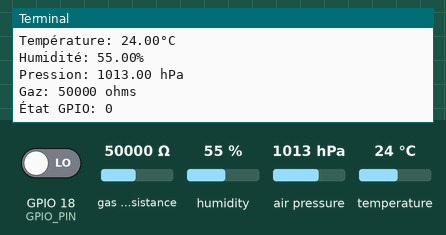
Recording of a program running on a simulated Raspberry Pi (BCM pin numbers). On the bench: the last lines printed to the terminal. The test bench sets the inputs (shaded band); at power-on: gas sensor resistance 50000 Ω, GPIO 18 (GPIO_PIN) LOW, humidity 55 %, air pressure 1013 hPa, temperature 24 °C.

Above: at 1.2 s.
1.3 s: gas sensor resistance set to 6880 Ω
At 2.6 s:
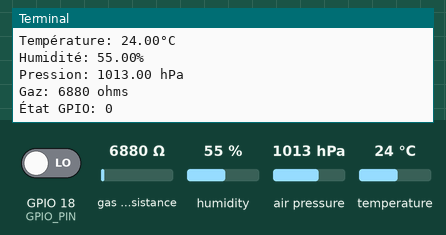
2.8 s: GPIO 18 (GPIO_PIN) driven HIGH
At 3.4 s:
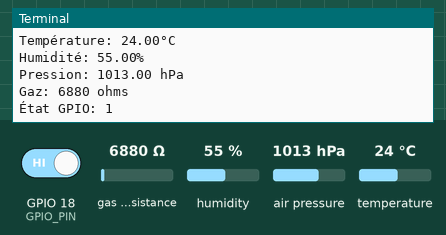
4.3 s: humidity set to 22 %
5.8 s: air pressure set to 952 hPa
At 6.8 s:
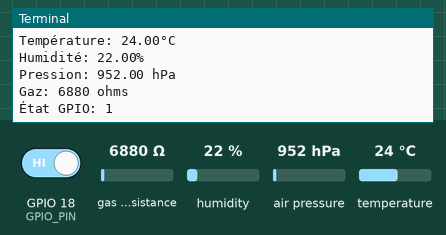

The program:

raspberry.py
```python
import time
import board
import busio
import adafruit_bme680
import RPi.GPIO as GPIO

GPIO_PIN = 18

# Configuration du capteur BME680
i2c = busio.I2C(board.SCL, board.SDA)
bme680 = adafruit_bme680.Adafruit_BME680_I2C(i2c)

# Configuration de la broche GPIO en mode d'entrée
GPIO.setmode(GPIO.BCM)
GPIO.setup(GPIO_PIN, GPIO.IN)

try:
    while True:
        # Lecture des données du capteur BME680
        temperature = bme680.temperature
        humidity = bme680.humidity
        pressure = bme680.pressure
        gas = bme680.gas

        # Lecture de l'état de la broche GPIO
        gpio_state = GPIO.input(GPIO_PIN)

        # Affichage des données
        print(f"Température: {temperature:.2f}°C")
        print(f"Humidité: {humidity:.2f}%")
        print(f"Pression: {pressure:.2f} hPa")
        print(f"Gaz: {gas} ohms")
        print(f"État GPIO: {gpio_state}")

        # Attente avant la prochaine lecture
        time.sleep(1)

except KeyboardInterrupt:
    # Gestion de l'interruption par l'utilisateur (Ctrl+C)
    print("Programme interrompu par l'utilisateur")

finally:
    # Nettoyage des ressources GPIO
    GPIO.cleanup()
```

Measured:
- after the input at 1.3 s, the terminal: prints a new line after 0.70 s (image 1)
- after the input at 2.8 s, the terminal: prints a new line after 0.21 s (image 2)
- after the input at 5.8 s, the terminal: prints a new line after 0.21 s (image 3)
